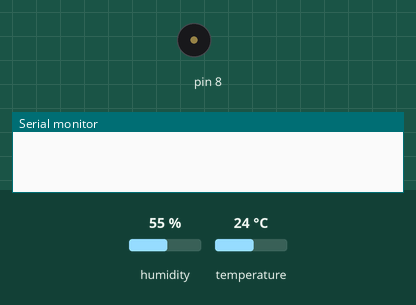
Simulated run of this sketch. Board: Arduino Uno, built with avr-gcc and run on an emulated ATmega328P. Shown: buzzer (waves = sounding), the last lines printed to the serial monitor. The test bench sets the inputs (shaded band); at power-on: humidity 55 %, temperature 24 °C.

Above: at 1.5 s.
At 3.55 s:
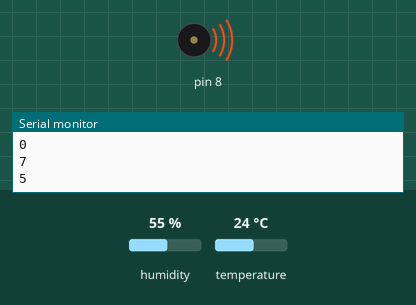
Timing chart, 0 to 7.8 s (numbered marks = the images above):
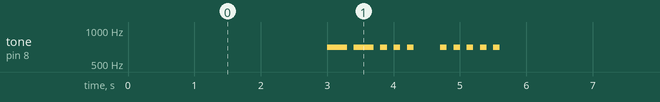

The sketch:

DHT11_Morse.ino
```cpp
//Code by Edwin Robinson with help from Elegoo
//You need a Digital Humidity and Temperature sensor DHT type 11.
//www.elegoo.com
//2018.10.25 (code modified 2019.7.29 by Edwin Robinson for morse code temperature readout)
//speaker wires to: pin D8 and ground
//DHT + to 5v, - to GND
//OUT to pin D2
//9v battery red wire to VIN(Voltage IN), black wire to GND(GrouND).
//If you want humidity, please use the Serial Monitor. the next update will have humidity in morse readout as well as temperature.


#include <dht_nonblocking.h>
#define DHT_SENSOR_TYPE DHT_TYPE_11

static const int DHT_SENSOR_PIN = 2;
DHT_nonblocking dht_sensor( DHT_SENSOR_PIN, DHT_SENSOR_TYPE );


/*
 * Initialize the serial port.
 */
void setup( )
{
  Serial.begin( 9600);
}


/*
 * Poll for a measurement, keeping the state machine alive.  Returns
 * true if a measurement is available.
 */
static bool measure_environment( float *temperature, float *humidity )
{
  static unsigned long measurement_timestamp = millis( );

  /* Measure once every four seconds. */
  if( millis( ) - measurement_timestamp > 3000ul )
  {
    if( dht_sensor.measure( temperature, humidity ) == true )
    {
      measurement_timestamp = millis( );
      return( true );
    }
  }

  return( false );
}

//tone
void beep(int timeofbeep){
tone(8,700);delay(timeofbeep);
noTone(8);
delay(100);}

//morse code
void dah(){beep(300);}
void dit(){beep(100);}

//Now here comes the CW number generator

void morsenumber(int n){if(n!=0){int b=5;if(n>5){n=n-5;
while(n){n--;b--;dah();}
while(b){b--;dit();}
}else{
while(n){n--;b--;dit();}
while(b){b--;dah();}
}}else{dah();dah();dah();dah();dah();}delay(300);}
/*
 * Main program loop.
 */
void loop( )
{
  float temperature;
  float humidity;
  int d1,d2,d3;


  /* Measure temperature and humidity.  If the functions returns
     true, then a measurement is available. */
  if( measure_environment( &temperature, &humidity ) == true )
  {
    Serial.print( "T = " );
    temperature = temperature*9/5 +32;

    Serial.print( temperature, 0);
    Serial.print( " deg. , H = " );
    Serial.print( humidity, 1 );
    Serial.println( "%" );

    d1=int(floor(temperature/100));
    if(d1)
      Serial.print(d1);

    temperature=temperature-100*d1;
    d2=int(floor(temperature/10));
    if (d2 or d1)
     {Serial.print(d2);}

    temperature=temperature-10*d2;
    d3=int(floor(temperature));
    Serial.print(d3);

    Serial.println(" degrees!");
    Serial.println(d1);
    Serial.println(d2);
    Serial.println(d3);

    if(d1!=0){morsenumber(d1);}
    morsenumber(d2);
    morsenumber(d3);
  delay(3000);}
}
```

Measured:
- by itself, tone on pin 8: repeats every 6.0 s: silent 0.10 s, 700 Hz 0.30 s, 3 × (silent 0.10 s, 700 Hz 0.10 s), silent 0.40 s, 4 × (700 Hz 0.10 s, silent 0.10 s), 700 Hz 0.10 s, silent 3.4 s, 700 Hz 0.30 s
